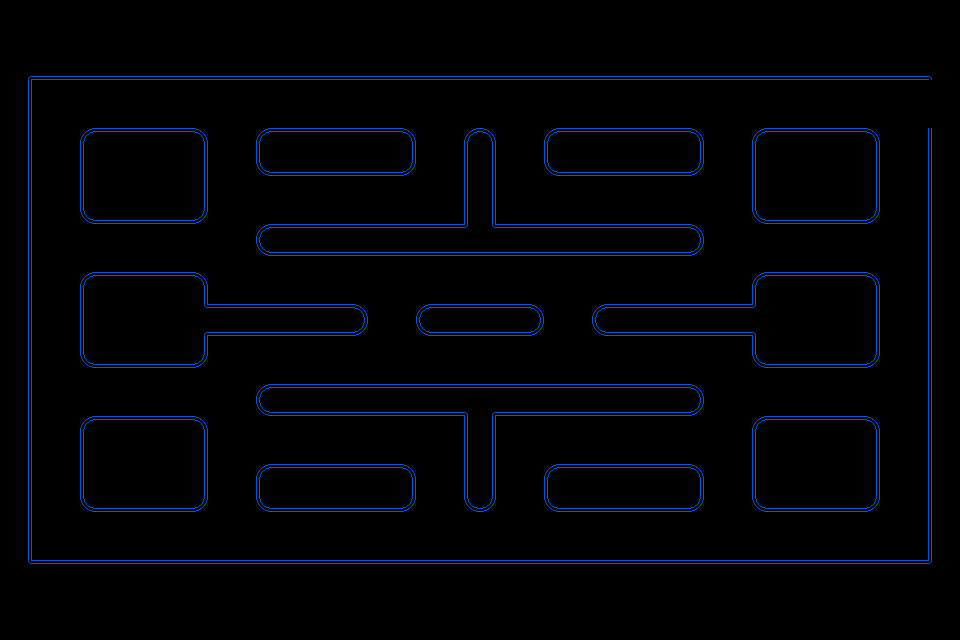

This game map was drawn from its Tiled (.tmx) file and the tilesets committed beside it. A one-line description and the trimmed map source follow:
An orthogonal 60x40 tile map with 16x16 px tiles, 5 tile layers (block, success, situation3, situation2, ...).

<map version="1.2" tiledversion="2020.05.07" orientation="orthogonal" renderorder="right-down" width="60" height="40" tilewidth="16" tileheight="16" infinite="0" nextlayerid="8" nextobjectid="1">
 <tileset firstgid="1" name="background2" tilewidth="16" tileheight="16" tilecount="264" columns="22">
  <image source="../tileset/background2.png" trans="ff00ff" width="362" height="199" />
 </tileset>
 <layer id="1" name="block" width="60" height="40">
  <data>[2400 cells, 597 non-empty, 33 distinct tile ids]</data>
 </layer>
 <layer id="7" name="success" width="60" height="40">
  <data>[2400 cells, 0 non-empty, 0 distinct tile ids]</data>
 </layer>
 <layer id="5" name="situation3" width="60" height="40">
  <data>[2400 cells, 0 non-empty, 0 distinct tile ids]</data>
 </layer>
 <layer id="6" name="situation2" width="60" height="40">
  <data>[2400 cells, 0 non-empty, 0 distinct tile ids]</data>
 </layer>
 <layer id="4" name="situation1" width="60" height="40">
  <data>[2400 cells, 0 non-empty, 0 distinct tile ids]</data>
 </layer>
</map>
